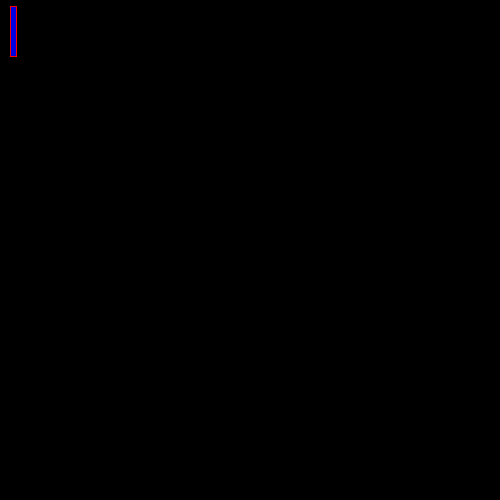
Frame 1 (no input)
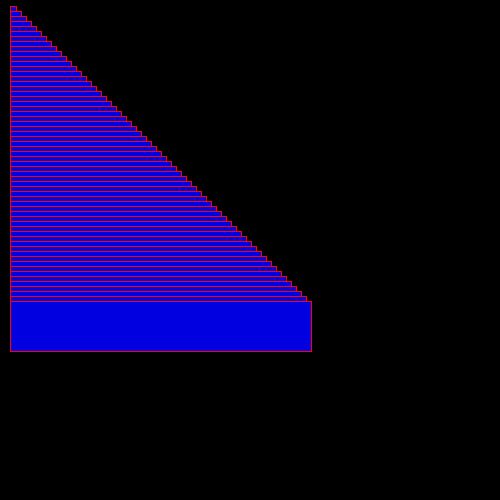
Frame 60 (the mouse pressed at the canvas centre just before this capture)
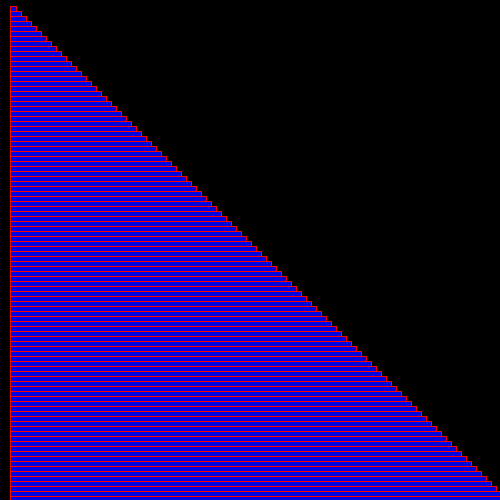
Frame 120 (the mouse held since frame 60 and released just before this capture)

The Processing sketch that drew these frames (run headless with seeded random() and noise(); from frame 60 on, the mouse is pressed at the canvas centre):

// Processing sketch: rect_in_half
// ── rect_in_half.pde
 float i=1;
void setup()
{ 
 size(500,500);
 background(0);
 
}
void draw()
{ 
  i=i+5;
 
 fill(0,0,225);
 stroke(255,0,0);

 rect(10,i,i,50);


}
